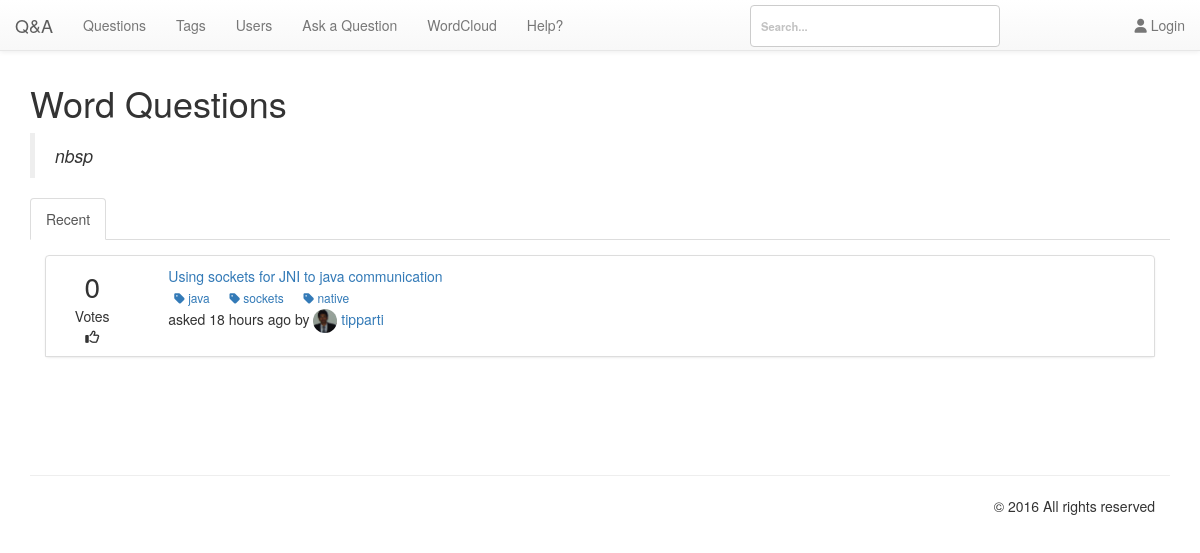
The app's page /pages/word.php?word=nbsp with its own data.
### tables this page shows
CREATE TABLE `qa_posts` (
  `postid` int(10) UNSIGNED NOT NULL,
  `type` enum('Q','A','C','Q_HIDDEN','A_HIDDEN','C_HIDDEN','Q_QUEUED','A_QUEUED','C_QUEUED','NOTE') NOT NULL,
  `parentid` int(10) UNSIGNED DEFAULT NULL,
  `acount` smallint(5) UNSIGNED NOT NULL DEFAULT '0',
  `amaxvote` smallint(5) UNSIGNED NOT NULL DEFAULT '0',
  `userid` int(10) UNSIGNED DEFAULT NULL,
  `upvotes` smallint(5) UNSIGNED NOT NULL DEFAULT '0',
  `downvotes` smallint(5) UNSIGNED NOT NULL DEFAULT '0',
  `netvotes` smallint(6) NOT NULL DEFAULT '0',
  `views` int(10) UNSIGNED NOT NULL DEFAULT '0',
  `flagged` tinyint(1) NOT NULL,
  `flag_id` int(11) NOT NULL DEFAULT '0',
  `flagcount` tinyint(3) UNSIGNED NOT NULL DEFAULT '0',
  `format` varchar(20) NOT NULL DEFAULT '',
  `created` datetime NOT NULL,
  `updated` datetime DEFAULT NULL,
  `title` varchar(800) DEFAULT NULL,
  `content` varchar(8000) DEFAULT NULL,
  `tags` varchar(800) DEFAULT NULL,
  `selects` tinyint(1) DEFAULT NULL,
  `s_userid` tinyint(4) NOT NULL
);

CREATE TABLE `qa_tagwords` (
  `postid` int(10) UNSIGNED NOT NULL,
  `wordid` int(10) UNSIGNED NOT NULL
);

CREATE TABLE `qa_words` (
  `wordid` int(10) UNSIGNED NOT NULL,
  `word` varchar(80) NOT NULL,
  `titlecount` int(10) UNSIGNED NOT NULL DEFAULT '0',
  `contentcount` int(10) UNSIGNED NOT NULL DEFAULT '0',
  `tagwordcount` int(10) UNSIGNED NOT NULL DEFAULT '0',
  `tagcount` int(10) UNSIGNED NOT NULL DEFAULT '0'
);

CREATE TABLE `qa_blobs` (
  `blobid` bigint(20) UNSIGNED NOT NULL,
  `filename` varchar(255) DEFAULT NULL,
  `userid` int(10) UNSIGNED NOT NULL,
  `gravatar` tinyint(1) NOT NULL,
  `created` datetime DEFAULT NULL
);

CREATE TABLE `qa_users` (
  `userid` int(10) UNSIGNED NOT NULL,
  `created` datetime NOT NULL,
  `email` varchar(80) NOT NULL,
  `handle` varchar(20) NOT NULL,
  `avatarblobid` bigint(20) UNSIGNED DEFAULT NULL,
  `avatarwidth` smallint(5) UNSIGNED DEFAULT NULL,
  `avatarheight` smallint(5) UNSIGNED DEFAULT NULL,
  `passcheck` text,
  `loggedin` datetime NOT NULL
);

### db/db.php (called while the page is built, shortened)
<?php
class Db {
	protected static $connection;
	public function connect() {
		if(!isset(self::$connection)) {
			self::$connection = new mysqli('localhost','admin','M0n@rch$','cs518');
		}
		return self::$connection;
	}
	public function query($query) {
		$connection = $this -> connect();
		$result = $connection -> query($query);
		return $result;
	}
	public function select($query) {
		$rows = array();
		$result = $this -> query($query);
		while ($row = $result -> fetch_assoc()) {
			$rows[] = $row;
		}
		return $rows;
	}
}

### app/time.php (called while the page is built)
<?php
function time_elapsed_string($datetime, $full = false) {
    $now = new DateTime;
    $ago = new DateTime($datetime);
    $diff = $now->diff($ago);
    $diff->w = floor($diff->d / 7);
    $diff->d -= $diff->w * 7;
    $string = array(
        'y' => 'year',
        'm' => 'month',
        'w' => 'week',
        'd' => 'day',
        'h' => 'hour',
        'i' => 'minute',
        's' => 'second',
    );
    foreach ($string as $k => &$v) {
        if ($diff->$k) {
            $v = $diff->$k . ' ' . $v . ($diff->$k > 1 ? 's' : '');
        } else {
            unset($string[$k]);
        }
    }
    if (!$full) $string = array_slice($string, 0, 1);
    return $string ? implode(', ', $string) . ' ago' : 'just now';
}
?>

### pages/word.php (the view, shortened to what this page needs)
<?php
include ("header.php");
include ("navbar.php");
include_once ($_SERVER['DOCUMENT_ROOT']."/db/db.php");
include $_SERVER['DOCUMENT_ROOT'].'/app/time.php';
require_once $_SERVER['DOCUMENT_ROOT'].'/nbbc/nbbc.php';
$bbcode = new BBCode;
$connection = new Db();
if (isset($_GET['word'])):
$tag = $_GET['word'];
?>
<div class="container">
  <div id="content">
    <h1>Word Questions  </h1><blockquote>
      <em> <?php echo $tag; ?></em>
    </blockquote>
      <ul id="tabs" class="nav nav-tabs" data-tabs="tabs">
          <li class="active"><a href="#red" data-toggle="tab">Recent</a></li>
      </ul>
      <div id="my-tab-content" class="tab-content">
          <div class="tab-pane active" id="red">
            <div class="panel-body">
                <ul class="list-group">
                                  <li class="list-group-item">
<?php
$red = $connection -> select("SELECT `title`,`content`,`qa_posts`.`created`, `qa_posts`.`postid`, `qa_posts`.`acount`, `qa_users`.`handle`, `netvotes`,`avatarblobid` FROM `qa_posts` LEFT JOIN `qa_users` ON `qa_posts`.`userid` = `qa_users`.`userid`  WHERE `title` LIKE '%".$tag."%' OR `content` LIKE '%".$tag."%' AND `type` = 'Q' ORDER BY `qa_posts`.`created` DESC;");
 foreach ($red as $key => $value):
   $profile = $connection -> select("SELECT `filename`, `qa_users`.`handle`, `gravatar` FROM `qa_users` INNER JOIN `qa_blobs` ON `qa_users`.`avatarblobid` = `qa_blobs`.`blobid` WHERE `qa_blobs`.blobid=".$value['avatarblobid'].";");
   if(count($profile) == 1){
   foreach ($profile as $key => $val){
    $pic = $val['filename'];
    $na = $val['handle'];
    if ($val['gravatar'] == 0) {
      $pic =	"<img src='/img/uploads/".$val['filename']."' class='img-circle' style='width:24px;height:24px;' title='".$val['handle']."'/>";
    } else {
      $pic =	"<img src='".$val['filename']."' class='img-circle' style='width:24px;height:24px;' title='".$val['handle']."'/>";
    }
    }
 }
   ?>
  <div class="row">
    <div class="col-xs-2 col-md-1">
        <div class="text-center fa-2x"><?php  echo $value['netvotes']; ?>
        </div>
        <div class="text-center">Votes</div>
        <div class="text-center"><i class="fa fa-thumbs-o-up" aria-hidden="true"></i></div>
      </div>
      <div class="col-xs-10 col-md-11">
          <div class="col-xs-10 col-md-11">
              <a href="/pages/questions.php?qa=<?php echo $value['postid']; ?>"><?php echo html_entity_decode($bbcode->Parse($value['title'])); ?>
                  </a>
                  <div class="action">
                  <?php
                  $tags = $connection -> select("SELECT `qa_tagwords`.`postid`, `qa_tagwords`.`wordid`, `word` FROM `qa_tagwords` INNER JOIN `qa_words` ON `qa_words`.`wordid` = `qa_tagwords`.`wordid` WHERE `qa_tagwords`.`postid` = ".$value['postid'].";");
                  foreach ($tags as $key => $tagv) {
                    echo '<a href="/pages/tags.php?tag='.$tagv['word'].'" class="btn btn-labeled btn-xs" title="Edit">
                        <i class="fa fa-tag" aria-hidden="true"></i>&nbsp;'.$tagv['word'].'
                    </a>&nbsp;&nbsp;';
                    }
                   ?>
                  </div>
              <div class="footer content">
                  asked <?php echo time_elapsed_string($value['created']); echo " by  <a href='/pages/users.php?handle=".$na."'>".$pic."&nbsp;".$value['handle']."</a>"; ?>
              </div>
          </div>
      </div>
  </div>
  <?php
endforeach; ?>
</li>
</div>
</div>
</div>
</div>
</div>
<?php endif; ?>
<?php include_once 'footer.php';?>

### nbbc/nbbc.php (shortened to what this page needs)
<?php
class BBCodeLexer {
var $state;
var $input;
var $ptr;
var $verbatim;
function BBCodeLexer($string, $tagmarker = '[') {
$regex_beginmarkers = Array( '[' => '\[', '<' => '<', '{' => '\{', '(' => '\(' );
$regex_endmarkers = Array( '[' => '\]', '<' => '>', '{' => '\}', '(' => '\)' );
$endmarkers = Array( '[' => ']', '<' => '>', '{' => '}', '(' => ')' );
$e = $regex_endmarkers[$tagmarker];
$b = $regex_beginmarkers[$tagmarker];
$this->pat_main = "/( "
. "{$b}"
. "(?! -- | ' | !-- | {$b}{$b} )"
. "(?: [^\\n\\r{$b}{$e}] | \\\" [^\\\"\\n\\r]* \\\" | \\' [^\\'\\n\\r]* \\' )*"
. "{$e}"
. "| {$b}{$b} (?: [^{$e}\\r\\n] | {$e}[^{$e}\\r\\n] )* {$e}{$e}"
. "| {$b} (?: -- | ' ) (?: [^{$e}\\n\\r]* ) {$e}"
. "| {$b}!-- (?: [^-] | -[^-] | --[^{$e}] )* --{$e}"
. "| -----+"
. "| \\x0D\\x0A | \\x0A\\x0D | \\x0D | \\x0A"
. "| [\\x00-\\x09\\x0B-\\x0C\\x0E-\\x20]+(?=[\\x0D\\x0A{$b}]|-----|$)"
. "| (?<=[\\x0D\\x0A{$e}]|-----|^)[\\x00-\\x09\\x0B-\\x0C\\x0E-\\x20]+"
. " )/Dx";
$this->input = preg_split($this->pat_main, $string, -1, PREG_SPLIT_DELIM_CAPTURE);
$this->ptr = 0;
$this->unget = false;
$this->state = BBCODE_LEXSTATE_TEXT;
$this->verbatim = false;
}
function NextToken() {
while (true) {
if ($this->ptr >= count($this->input)) {
return $this->token = BBCODE_EOI;
}
$this->text = preg_replace("/[\\x00-\\x08\\x0B-\\x0C\\x0E-\\x1F]/", "",
$this->input[$this->ptr++]);
if ($this->verbatim) {
$this->tag = false;
if ($this->state == BBCODE_LEXSTATE_TEXT) {
$this->state = BBCODE_LEXSTATE_TAG;
$token_type = BBCODE_TEXT;
}
else {
$this->state = BBCODE_LEXSTATE_TEXT;
switch (ord(substr($this->text, 0, 1))) {
case 10:
case 13:
$token_type = BBCODE_NL;
break;
default:
$token_type = BBCODE_WS;
break;
case 45:
case 40:
case 60:
case 91:
case 123:
$token_type = BBCODE_TEXT;
break;
}
}
if (strlen($this->text) > 0)
return $this->token = $token_type;
}
else if ($this->state == BBCODE_LEXSTATE_TEXT) {
$this->state = BBCODE_LEXSTATE_TAG;
if (strlen($this->text) > 0)
return $this->token = BBCODE_TEXT;
}
}
}
}
class BBCode {
var $current_class;
var $root_class;
var $allow_ampersand;
var $tag_marker;
var $plain_mode;
var $detect_urls;
var $smileys;
var $smiley_regex;
var $enable_smileys;
var $debug;
function BBCode() {
$this->defaults = new BBCodeLibrary;
$this->smileys = $this->defaults->default_smileys;
$this->enable_smileys = true;
$this->smiley_regex = false;
$this->pre_trim = "";
$this->root_class = 'block';
$this->tag_marker = '[';
$this->current_class = $this->root_class;
$this->debug = false;
$this->output_limit = 0;
$this->plain_mode = false;
$this->detect_urls = false;
}
function GetDefaultWikiURL() { return '/?page='; }
function GetDefaultLocalImgDir() { return "img"; }
function GetDefaultLocalImgURL() { return "img"; }
function GetDefaultRuleHTML() { return "\n<hr class=\"bbcode_rule\" />\n"; }
function GetDefaultSmileyDir() { return "smileys"; }
function GetDefaultSmileyURL() { return "smileys"; }
function HTMLEncode($string) {
if (!$this->allow_ampersand)
return htmlspecialchars($string);
else return str_replace(Array('<', '>', '"'),
Array('&lt;', '&gt;', '&quot;'), $string);
}
function FixupOutput($string) {
if (!$this->detect_urls) {
$output = $this->Internal_ProcessSmileys($string);
}
return $output;
}
function Internal_ProcessSmileys($string) {
if (!$this->enable_smileys || $this->plain_mode) {
$output = $this->HTMLEncode($string);
}
else {
$tokens = preg_split($this->smiley_regex, $string, -1, PREG_SPLIT_DELIM_CAPTURE);
if (count($tokens) <= 1) {
$output = $this->HTMLEncode($string);
}
}
return $output;
}
function Internal_RebuildSmileys() {
$regex = Array("/(?<![\\w])(");
$first = true;
foreach ($this->smileys as $code => $filename) {
if (!$first) $regex[] = "|";
$regex[] = preg_quote("$code", '/');
$first = false;
}
$regex[] = ")(?![\\w])/";
$this->smiley_regex = implode("", $regex);
}
function Internal_CollectTextReverse($array, $start = 0, $end = 0) {
for ($start = intval($start); $start >= $end; $start--)
print $array[$start][BBCODE_STACK_TEXT];
$output = ob_get_contents();
return $output;
}
function Internal_GenerateOutput($pos) {
$output = Array();
while (count($this->stack) > $pos) {
$token = array_pop($this->stack);
if ($token[BBCODE_STACK_TOKEN] != BBCODE_TAG) {
$output[] = $token;
}
}
return $output;
}
function Internal_ComputeCurrentClass() {
if (count($this->stack) > 0)
$this->current_class = $this->stack[count($this->stack)-1][BBCODE_STACK_CLASS];
else $this->current_class = $this->root_class;
}
function Parse($string) {
$this->lexer = new BBCodeLexer($string, $this->tag_marker);
$this->lexer->debug = $this->debug;
$this->stack = Array();
while (true) {
if (($token_type = $this->lexer->NextToken()) == BBCODE_EOI) {
break;
}
switch ($token_type) {
case BBCODE_TEXT:
$this->stack[] = Array(
BBCODE_STACK_TOKEN => BBCODE_TEXT,
BBCODE_STACK_TEXT => $this->FixupOutput($this->lexer->text),
BBCODE_STACK_TAG => false,
BBCODE_STACK_CLASS => $this->current_class,
);
break;
}
}
$result = $this->Internal_GenerateOutput(0);
$result = $this->Internal_CollectTextReverse($result, count($result) - 1);
return $result;
}
}

### css/style.css (style rules this page uses)
div.container a { text-decoration: none; }
.img-circle { border-radius: 20%; }
.img-circle { border-radius: 0; }
div.container { margin-top: 4.5em !important; }

### css/demo.css (style rules this page uses)
*, *:after, *:before { -webkit-box-sizing: border-box; box-sizing: border-box; }
body { background: #c1c1c1 url(../img/unsplash.jpg) no-repeat center bottom; color: #fff; font-size: 1em; font-family: 'Raleway', Arial, sans-serif; min-height: 500px; }
a { color: #fff; text-decoration: none; outline: none; }

### css/component.css (style rules this page uses)
html, body { height: 100%; }
body { overflow-x: hidden; overflow-y: scroll; }

### records on screen
qa_posts: netvotes "0", start "Using sockets for JNI to java communication", created "18 hours ago", qa_blobs.filename (picture), qa_users.handle "tipparti"
qa_tagwords: wordid.word "java"
qa_tagwords: wordid.word "sockets"
qa_tagwords: wordid.word "native"

### other values on screen
$tag "nbsp"
